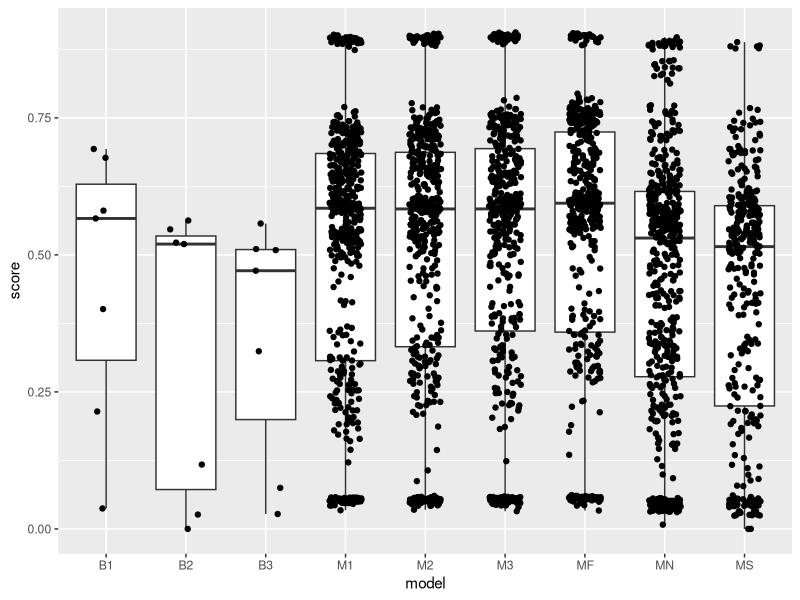
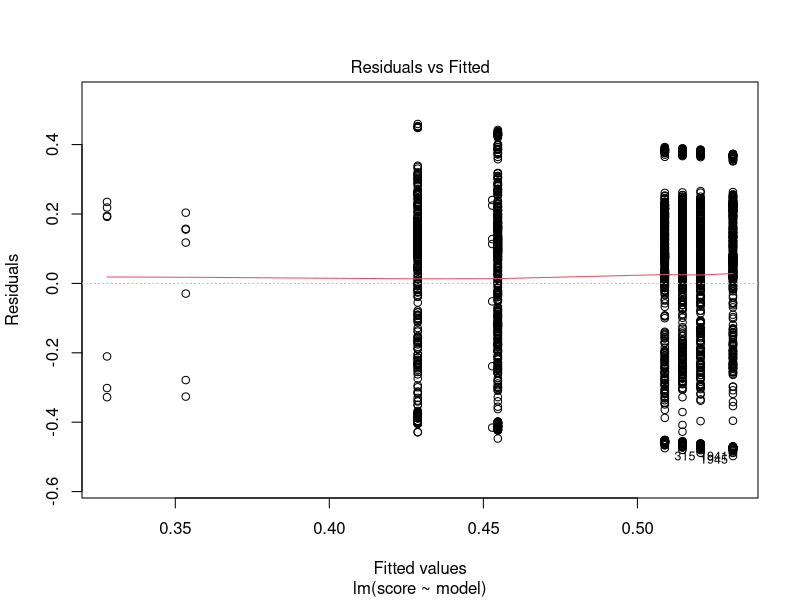
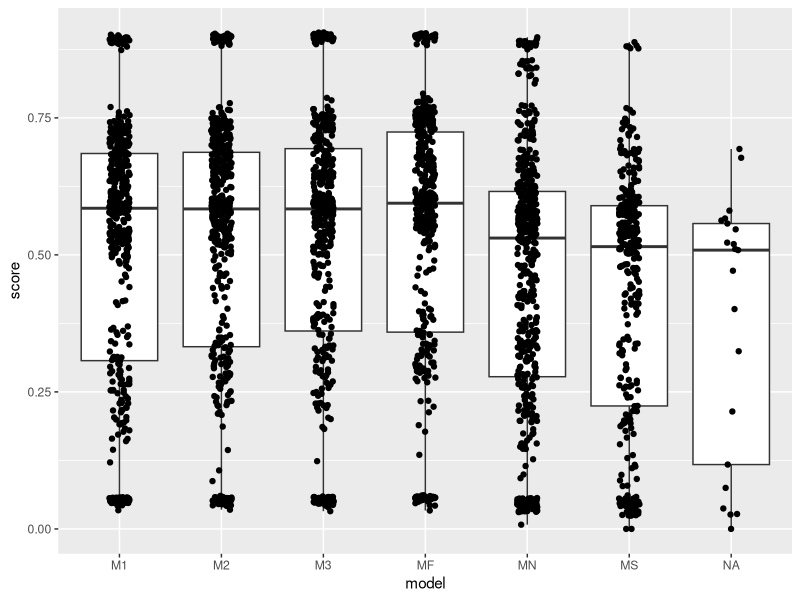
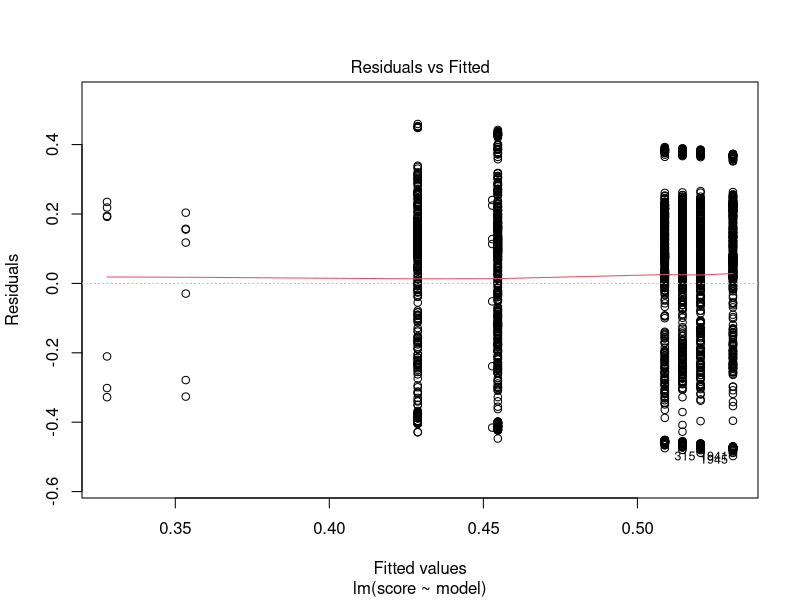

R code for these plots, in order:
## ---- chunk 1
knitr::opts_chunk$set(echo = TRUE)
## ---- chunk 2
d <- read.csv("data.csv")
table(d$model, d$TeD)
table(d$model, d$TrD1)
table(d$model, d$TrD2)
aggregate(score~model, data = d, mean)
## ---- chunk 3
# t test between B1, B2, and B3 vs the rest
d_B <- subset(d, model=="B1" | model=="B2" | model=="B3")
d_M <- subset(d, model=="M1" | model=="M2" | model=="M3" | model=="MF" | model=="MN" | model=="MS")
t.test(d_B$score,d_M$score)

linear_model_on_models <- lm(score~model, d)
summary(linear_model_on_models)
anova(linear_model_on_models)
# plot the average score for each model
library(ggplot2)
ggplot(d, aes(x=model, y=score)) + geom_boxplot() + geom_jitter(width=0.2)

# Plot fitted values of the model with the residuals
plot(linear_model_on_models, which=1)

linear_model_model_trainD = lm(score~model * (TrD1 + TrD2 + TrD3 + TrD4 + TrD5 + TrD6 + TrD7 + TrD8), d)

library(emmeans)
emmeans(linear_model_model_trainD, ~model)

# Reorder the levels of the model variable
d$model <- factor(d$model, levels = c("M1", "M2", "M3", "MF", "MN", "MS"))

# Training set together with models
linear_model_TrD1 <- lm(score~model * (TrD1 + TrD2 + TrD3 + TrD4 + TrD5 + TrD6 + TrD7 + TrD8), d)
summary(linear_model_TrD1)

model_names = c("M1", "M2", "M3", "MF", "MN", "MS")
for (i in seq_along(model_names)) {
   current_model = model_names[i]
   d_current_model <- d[d$model == current_model, c("TeD", "TrD1", "TrD2", "TrD3", "TrD4", "TrD5", "TrD6", "TrD7", "TrD8", "score")]
   linear_model_current_model <- lm(score~TrD1 + TrD2 + TrD3 + TrD4 + TrD5 + TrD6 + TrD7 + TrD8, d_current_model)
   print(paste0("For: ", current_model))
   print(anova(linear_model_current_model))
}
## ---- chunk 4
ggplot(d, aes(x=model, y=score)) + geom_boxplot() + geom_jitter(width=0.1)

# Plot fitted values of the model with the residuals
plot(linear_model_on_models, which=1)
## ---- chunk 5
d <- read.csv("data.csv")
d_B <- subset(d, model=="B1" | model=="B2" | model=="B3")
d_M <- subset(d, model=="M1" | model=="M2" | model=="M3" | model=="MF" | model=="MN" | model=="MS")
t.test(d_B$score,d_M$score)
## ---- chunk 6
# Aggregate 
aggregate(score~model, data = d, mean)
# EMMs
emm <- emmeans(linear_model_model_trainD, ~ model)
emm
